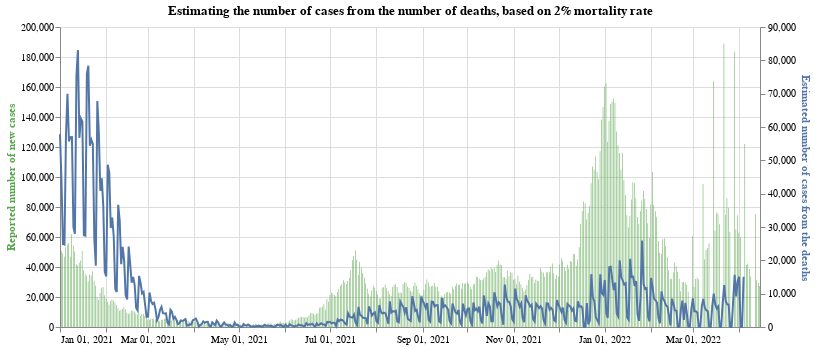

The notebook cell this image was saved under:
### Markdown cell above
In the above chart, the blue line (axis on the right hand side) indicates the number of deaths recorded lagged by 7 days. The green bars (with axis on the left hand side) are what the number of deaths would be if the mortality rate was 2% and if the number of positive cases exaclty reflects the true number of cases. Of course this is not the case (especially in the first half of 2020, before mass testing was available). However this rough estimate seems to line up pretty well from September onwards, so we will use this estimate.
Note that we have lagged the time series for the number of deaths by 7 days, so that we can visualise the interaction between the number of new cases and number of new deaths. This also allows us to see a prediction for the number of deaths that might occur based on the number of new cases that have been seen in the last week.

### Code cell
#collapse
base = alt.Chart(full_eng_deaths.query("date >= '2021-01-01'")).encode(x=alt.X("yearmonthdate(date):T", axis=alt.Axis(title=None))).properties(width=700, title='Estimating the number of cases from the number of deaths, based on 2% mortality rate')

bars = base.mark_bar(color='#57A44C').encode(
    y=alt.Y("newCases:Q", axis=alt.Axis(title='Reported number of new cases', titleColor='#57A44C')),
    tooltip="newCases:Q"
)

line = base.mark_line(stroke='#5276A7').encode(y=alt.Y("estimateCasesFromDeaths:Q", axis=alt.Axis(title='Estimated number of cases from the deaths', titleColor='#5276A7')))

alt.layer(bars, line).resolve_scale(y='independent')

### Figure 1 — Vega-Lite specification as saved in the notebook (floating-point values rounded to 4 significant figures; data arrays with more than 128 entries replaced by an {"elided": "..."} marker saying what was removed)
{"config": {"view": {"continuousWidth": 400, "continuousHeight": 300}}, "layer": [{"mark": {"type": "bar", "color": "#57A44C"}, "encoding": {"tooltip": {"type": "quantitative", "field": "newCases"}, "x": {"type": "temporal", "axis": {"title": null}, "field": "date", "timeUnit": "yearmonthdate"}, "y": {"type": "quantitative", "axis": {"title": "Reported number of new cases", "titleColor": "#57A44C"}, "field": "newCases"}}, "title": "Estimating the number of cases from the number of deaths, based on 2% mortality rate", "width": 700}, {"mark": {"type": "line", "stroke": "#5276A7"}, "encoding": {"x": {"type": "temporal", "axis": {"title": null}, "field": "date", "timeUnit": "yearmonthdate"}, "y": {"type": "quantitative", "axis": {"title": "Estimated number of cases from the deaths", "titleColor": "#5276A7"}, "field": "estimateCasesFromDeaths"}}, "title": "Estimating the number of cases from the number of deaths, based on 2% mortality rate", "width": 700}], "data": {"name": "data-c34876455b96ad1f73534805bbfde67b"}, "resolve": {"scale": {"y": "independent"}}, "$schema": "https://vega.github.io/schema/vega-lite/v4.8.1.json", "datasets": {"data-c34876455b96ad1f73534805bbfde67b": {"elided": "469 records"}}}
